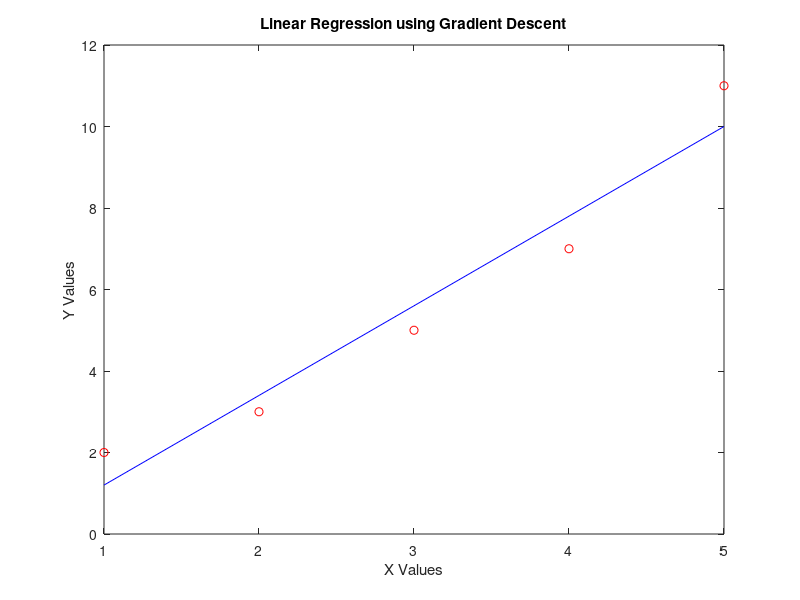

The MATLAB script that drew this image:
% Linear Regression Analysis using Gradient Descent
%
% Author: Your Name Here
%

function lin_regression()
    % Load synthetic data
    X = [1; 2; 3; 4; 5];
    y = [2; 3; 5; 7; 11];

    % Initialize parameters and hyperparameters
    theta0 = 0;
    theta1 = 0;
    alpha = 0.01;
    iterations = 1000;

    % Compute linear regression using gradient descent
    for i = 1:iterations
        predictions = X .* theta1 + theta0;
        residuals = y - predictions;
        cost = (residuals' * residuals) / length(X);
        gradients = [sum(-X .* residuals), sum(-residuals)];
        theta1 = theta1 - alpha * mean(gradients(1:end-1));
        theta0 = theta0 - alpha * mean(gradients(end));
    end

    % Plot the results
    x_values = 1:5;
    y_values = theta1 * x_values + theta0;
    plot(X, y, 'ro', x_values, y_values, 'b');
    xlabel('X Values');
    ylabel('Y Values');
    title('Linear Regression using Gradient Descent');
end

lin_regression();
